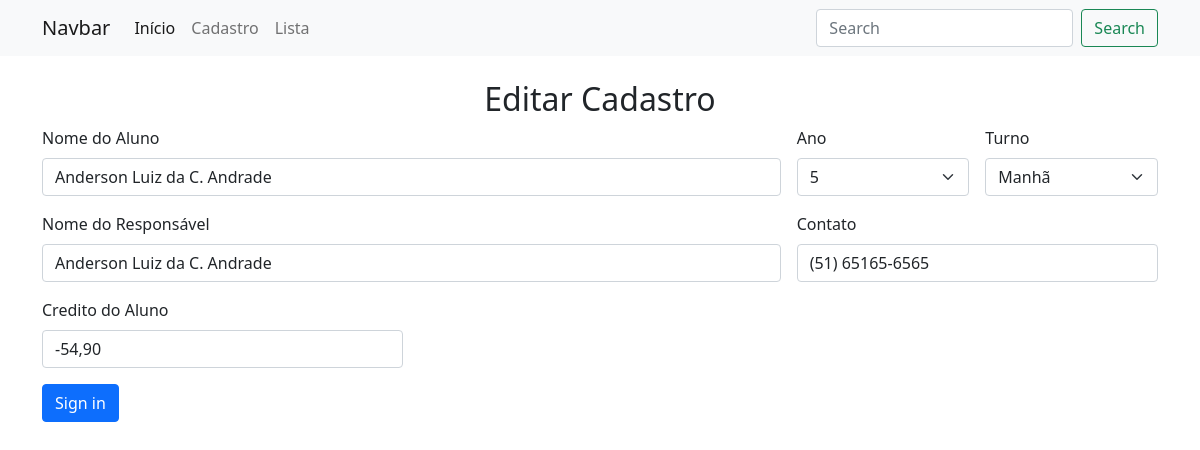
The page /editar_aluno/1 on the database as committed earlier.
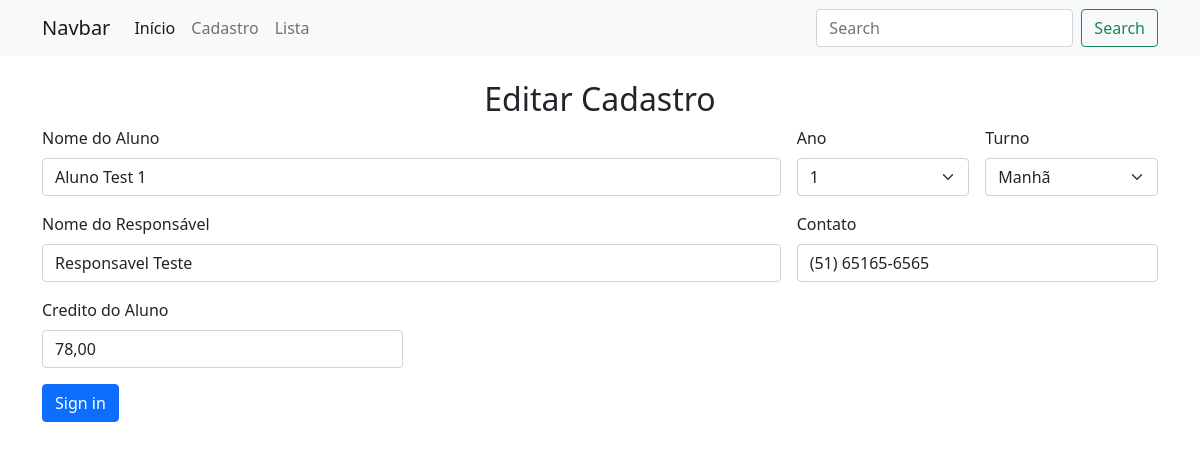
The same page on the database as committed later.
### tables this page shows
CREATE TABLE alunos (
                id INTEGER PRIMARY KEY AUTOINCREMENT,
                nome TEXT,
                turno TEXT,
                ano TEXT,
                responsavel TEXT,
                contato TEXT,
                credito TEXT,
                segunda TEXT DEFAULT '0,00',
                terca TEXT DEFAULT '0,00',
                quarta TEXT DEFAULT '0,00',
                quinta TEXT DEFAULT '0,00',
                sexta TEXT DEFAULT '0,00'
            );

### app.py (the view, shortened to what this page needs)
@app.route('/editar_aluno/<int:aluno_id>', methods=['GET', 'POST'])
def editar_aluno(aluno_id):
    if request.method == 'GET':
        with sqlite3.connect(DATABASE) as con:
            con.row_factory = sqlite3.Row
            cur = con.cursor()
            cur.execute('SELECT * FROM alunos WHERE id = ?', (aluno_id,))
            aluno = cur.fetchone()
        return render_template('editar_aluno.html', aluno=aluno)

### templates/editar_aluno.html (shortened to what this page needs)
<!DOCTYPE html>
<html lang="en">
<head>
    <link href="https://cdn.jsdelivr.net/npm/bootstrap@5.0.2/dist/css/bootstrap.min.css" rel="stylesheet">
</head>
<body>
  <nav class="navbar navbar-expand-lg navbar-light bg-light">
    <div class="container container-fluid">
      <a class="navbar-brand" href="/principal">Navbar</a>
      <div class="collapse navbar-collapse" id="navbarSupportedContent">
        <ul class="navbar-nav me-auto mb-2 mb-lg-0">
          <li class="nav-item">
            <a class="nav-link active" aria-current="page" href="/principal">Início</a>
          </li>
          <li class="nav-item">
            <a class="nav-link" href="/cadastrar">Cadastro</a>
          </li>
          <li class="nav-item">
            <a class="nav-link" href="/lista_alunos">Lista</a>
          </li>
        </ul>
        <form class="d-flex">
          <input class="form-control me-2" type="search" placeholder="Search" aria-label="Search">
          <button class="btn btn-outline-success" type="submit">Search</button>
        </form>
      </div>
    </div>
  </nav>
  <div class="container pt-4 pb-4 d-flex flex-column justify-content-center align-items-center">
      <h2>Editar Cadastro</h2>
      <form class="row g-3" method="POST">
        <div class="col-md-8">
          <label for="inputAluno" class="form-label">Nome do Aluno</label>
          <input type="text" class="form-control" id="inputAluno" name="nome" placeholder="Digite o Nome do Aluno" value="{{ aluno['nome'] }}" required>
        </div>
        <div class="col-md-2">
          <label for="inputAno" class="form-label">Ano</label>
          <select id="inputAno" class="form-select" name="ano">
              <option value="{{ aluno['ano'] }}" selected>{{ aluno['ano'] }}</option>
          </select>
        </div>
        <div class="col-md-2">
          <label for="inputTurno" class="form-label">Turno</label>
          <select id="inputTurno" class="form-select" name="turno">
              <option value="{{ aluno['turno'] }}" selected>{{ aluno['turno'] }}</option>
          </select>
        </div>
        <div class="col-md-8">
          <label for="inputAddress2" class="form-label">Nome do Responsável</label>
          <input type="text" class="form-control" id="inputAddress2" name="responsavel" placeholder="Digite o Nome do Responsável" value="{{ aluno['responsavel'] }}" required>
        </div>
        <div class="col-md-4">
            <label for="inputContato" class="form-label">Contato</label>
            <input type="tel" class="form-control" id="inputContato" name="contato" placeholder="Digite o numero para contato" value="{{ aluno['contato'] }}" required>
        </div>
        <div class="col-md-4">
          <label for="inputCredito" class="form-label">Credito do Aluno</label>
          <input type="text" class="form-control" id="inputCredito" name="credito" placeholder="0,00" value="{{ aluno['credito'] }}">
        </div>
        <div class="col-12">
          <button type="submit" class="btn btn-primary">Sign in</button>
        </div>
      </form>
  </div>
</body>
</html>

Rows that differ between the two databases and show on the page:
changed alunos "Manhã": nome "Anderson Luiz da C. Andrade" → "Aluno Test 1"; ano "5" → "1"; responsavel "Anderson Luiz da C. Andrade" → "Responsavel Teste"; credito "-54,90" → "78,00"
